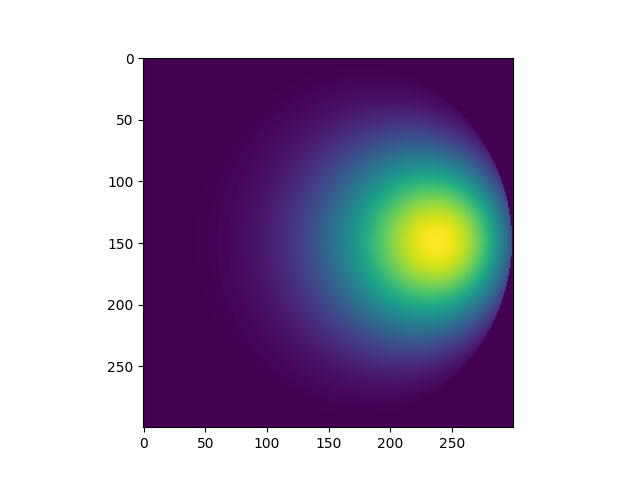

The script that drew this image:
"""
Draw an NxN grid of BRDF values

Requires matplotlib
"""
import numpy as np
import pylab as pl
from urdf.lib import brdf_iso_jacobi

N=300

# NxN grid of projected r
yr, xr = (np.mgrid[:N,:N] + 0.5) * (2 / (N-1)) - 1 
# Projected r only within |r| <= 1
idx = np.flatnonzero((yr*yr+xr*xr).ravel()<1.0)
xr = xr.ravel()[idx]
yr = yr.ravel()[idx]

# Specular direction
theta = 30 * np.pi/180.0 # Angle from normal
xs = np.sin(theta)
ys = 0

# Gradient of surface deviations
sigma = 0.2

# BRDF
f = np.zeros(N*N)
f[idx] = brdf_iso_jacobi(xr,yr,xs,ys, sigma, kmax=10)
f = np.reshape(f, (N,N))

# Plot
pl.imshow(f)
pl.show()
